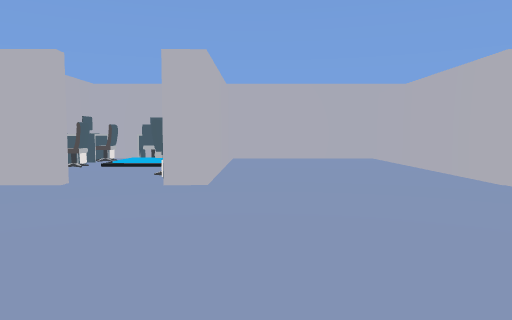
view 1 (above)

16 first-person views from a walk through a 3-D level made in the Unity game engine. The camera is 1.3 m above the floor, tilts 4° down and sees 70° across. The floor is counted in squares, 2 m on a side. Each view is taken from the middle of a square. On the plan, view 1 faces up. The plan holds only what a view shows up to about 11 squares ahead; the rest is blank. The player is left out. Some animated figures are left out.

view 2
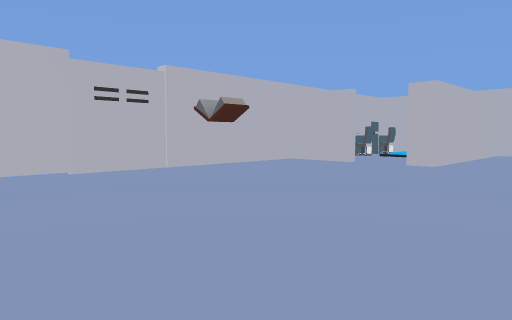

view 3
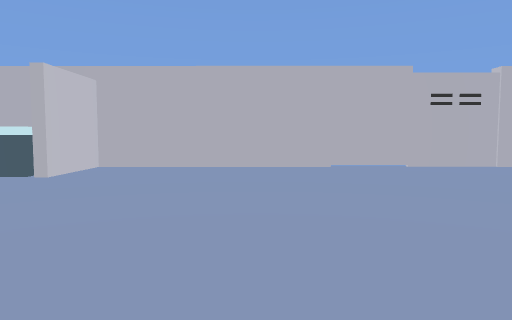

view 4
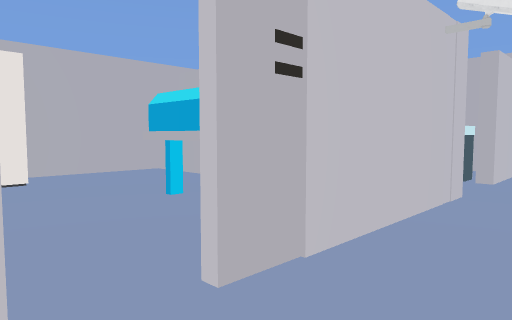

view 5
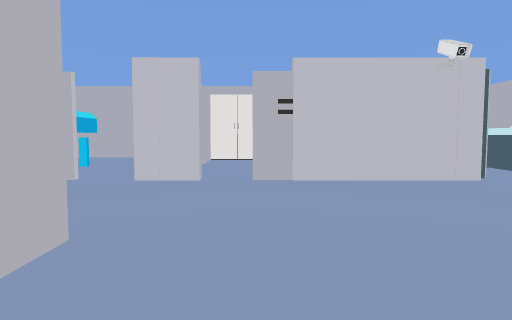

view 6
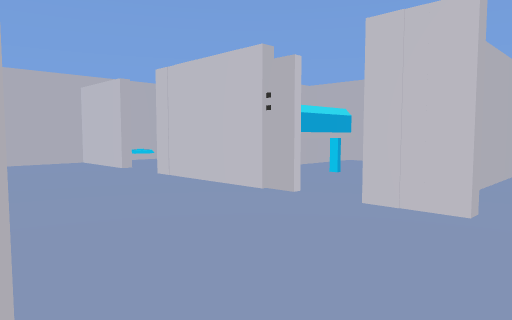

view 7
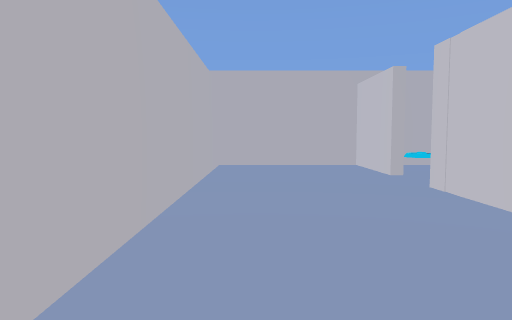

view 8
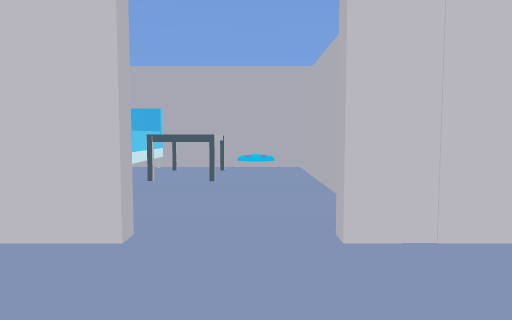

view 9
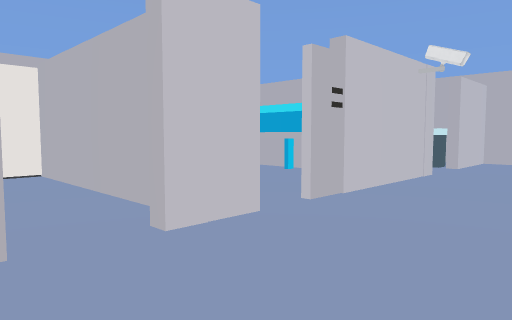

view 10
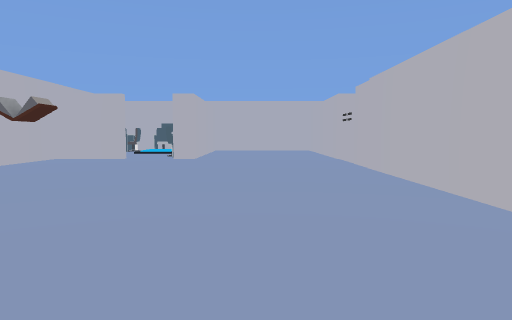

view 11
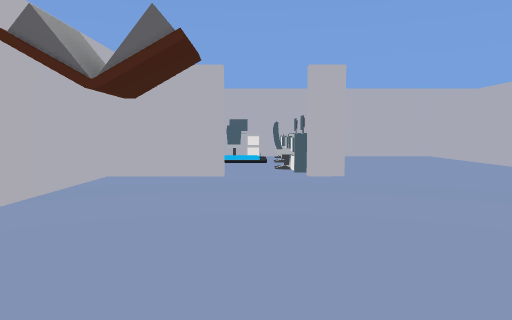

view 12
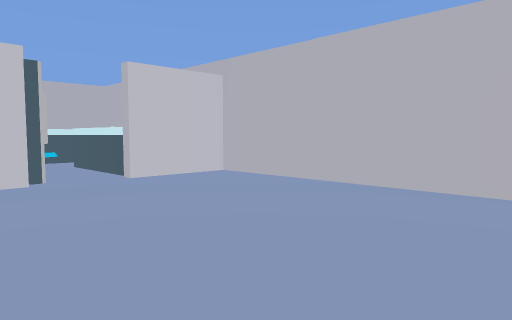

view 13
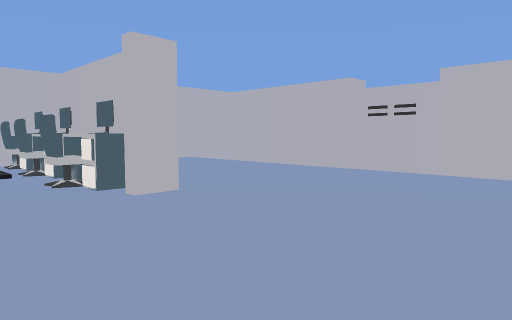

view 14
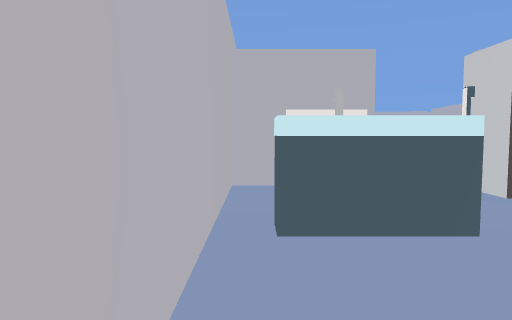

view 15
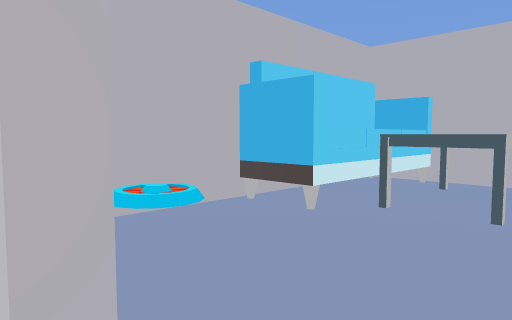

view 16
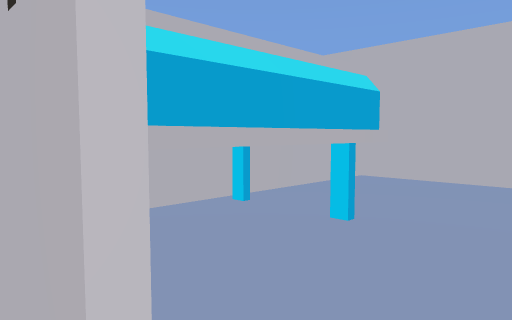

### Floor plan
Points are (right, up) in squares from view 1. A wall is a line through its corners. A room is listed if a view was taken in it or the views show most of it. See-through windows are left out.
Room 1 (views 1, 2, 3, 5, 6, 7, 10, 11, 12, 13, 14)
walls: (3.2, 1.4) (3.2, 9.9) (-0.6, 9.9); (3.2, -4.2) (3.2, -3.6); (-2.4, 4.7) (-4.3, 4.7) (-4.3, -7.2) (-2.5, -7.2); (0, -7.2) (2.1, -7.2); (-0.6, 5.5) (-0.6, 4.7) (-1.2, 4.7); (-3.8, -7.4) (-4.3, -7.4) (-4.3, -12); (-0.6, -9.4) (-0.6, -12.3) (1.6, -12.3); (3.2, -11.4) (3.2, -8.8); (-0.8, 9.9) (-4.4, 9.9); (-4.4, -12.3) (-2.8, -12.3)
ways out: opening at (3.5, -5.5) to room 2
objects: other object (-4, 7); other object (-4, 8); other object (-4, 9); other object (-3, -11); other object (-3, -9) to (-3, -8); other object (-3, 9); other object (-2, -11); other object (-2, 6); other object (-1, -8); other object (-1, 6); other object (-1, 7); other object (-1, 8); other object (-1, 9); other object (0, -10) to (1, -8)
Room 2 (views 4, 8, 9, 16)
walls: (6.4, -7.2) (7.5, -7.2); (3.4, -8) (3.4, -11.4); (8.8, -7.2) (10.8, -7.2) (10.8, -4.2) (4, -4.2); (2.8, -7.2) (3.8, -7.2); (4.9, -12.3) (7, -12.3); (6.9, -12.4) (6.9, -8.5)
ways out: opening at (3.5, -5.5) to room 1; opening at (8, -7) to room 3
objects: other object (4, -11); other object (5, -9) to (6, -8)
Room 3 (view 15)
walls: (10.8, -10.2) (10.8, -8.1); (7.1, -8.9) (7.1, -12.4); (7, -12.3) (9.2, -12.3)
ways out: opening at (8, -7) to room 2
objects: other object (8, -11); other object (9, -11) to (9, -10); sofa (10, -12) to (10, -10); other object (10, -8)

Where each view was taken, in squares from view 1:
view 1: 0 up, 0 right, facing up
view 2: 3 down, 2 right, facing up-left
view 3: 4 down, 3 right, facing left
view 4: 6 down, 3 right, facing down-left
view 5: 2 down, 2 right, facing down
view 6: 4 down, 2 right, facing down-right
view 7: 5 down, 3 right, facing right
view 8: 5 down, 8 right, facing down
view 9: 5 down, 5 right, facing down-left
view 10: 5 down, 1 right, facing up
view 11: 1 down, 2 left, facing up
view 12: 2 down, 0 right, facing down-left
view 13: 1 up, 3 left, facing up-right
view 14: 12 down, 4 left, facing up
view 15: 7 down, 8 right, facing down-right
view 16: 7 down, 4 right, facing down-right
